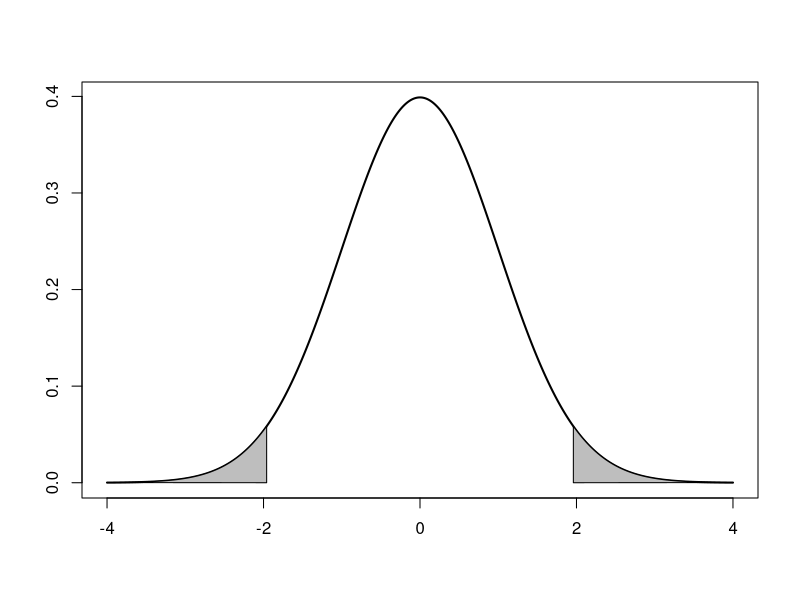
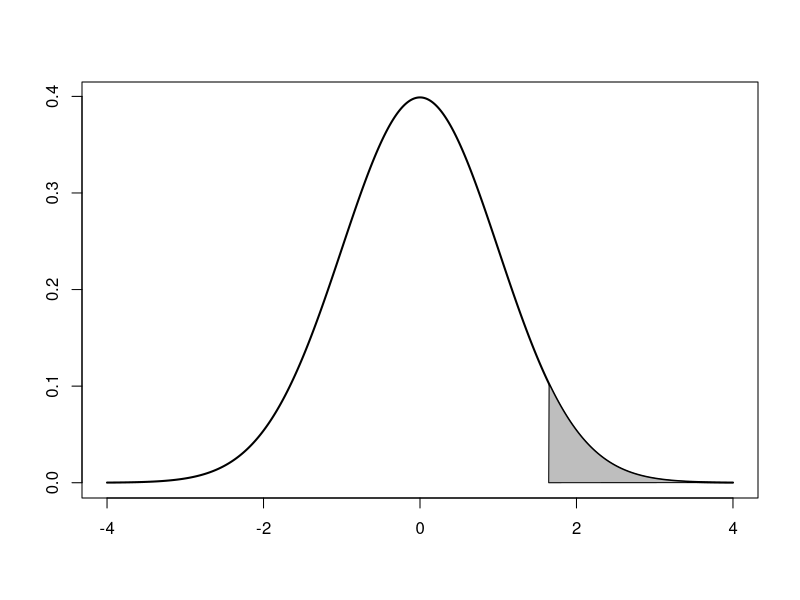
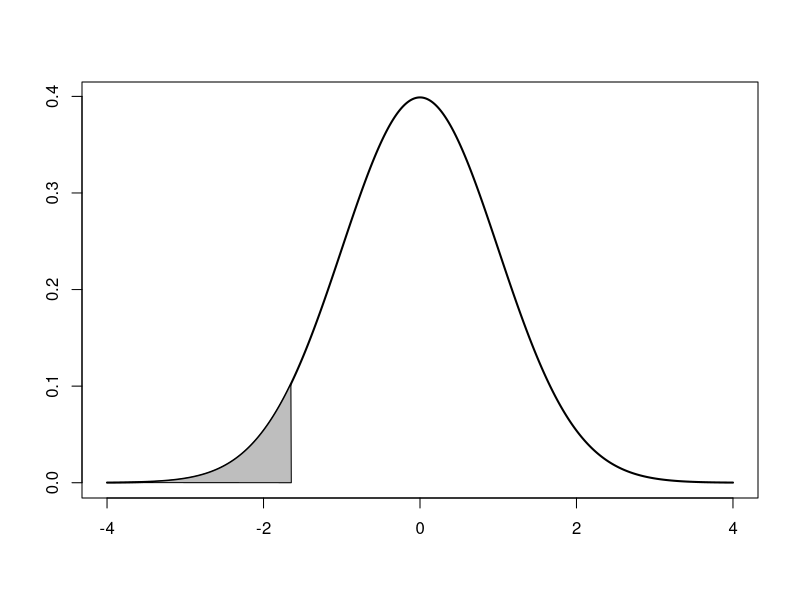
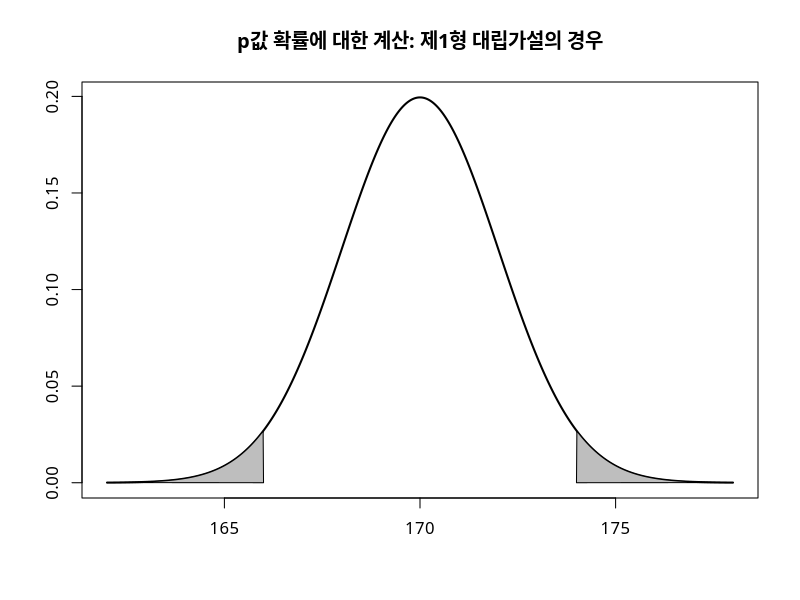
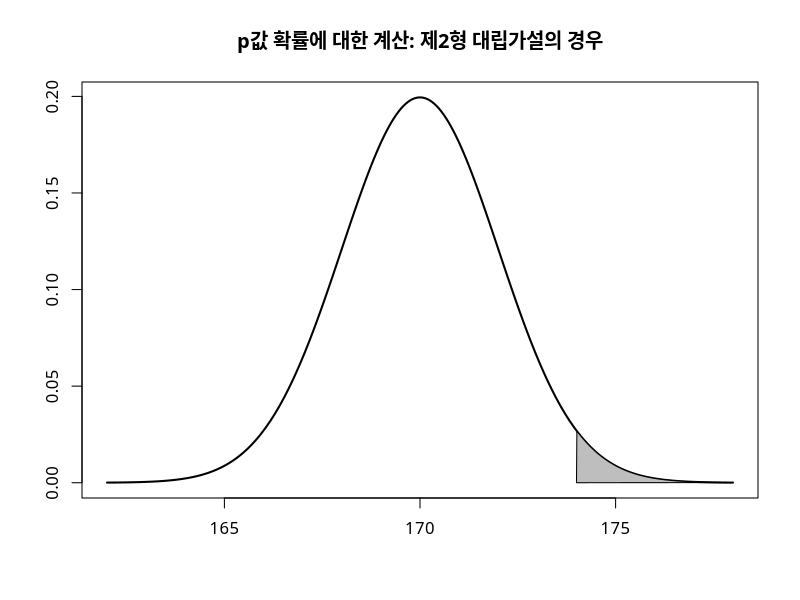
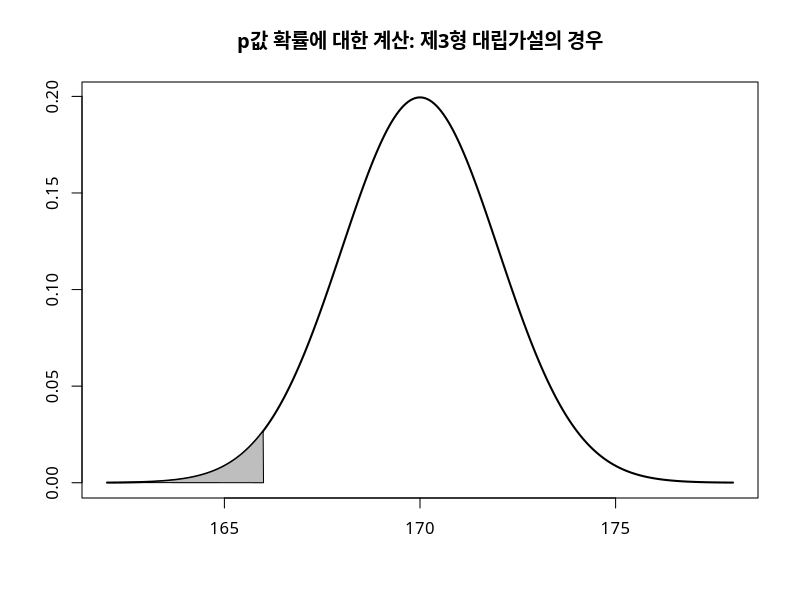

The R script that drew these images, in order:
## ---- chunk 1
x=seq(-4,4,0.01); y=dnorm(x); x1=qnorm(0.025); x2=qnorm(0.975)
plot(x, y, xlab='', type='l', ylab='', lwd=2, main='') 
polygon(c(x2,x[(x>x2)]), c(0,y[(x>x2)]), col="gray")
polygon(c(x[(x<x1)],x1), c(y[(x<x1)],0), col="gray")
## ---- chunk 2
x2=qnorm(0.95)
plot(x, y, xlab='', type='l', ylab='', lwd=2, main='') 
polygon(c(x2,x[(x>x2)]), c(0,y[(x>x2)]), col="gray")
## ---- chunk 3
x1=qnorm(0.05)
plot(x, y, xlab='', type='l', ylab='', lwd=2, main='') 
polygon(c(x[(x<x1)],x1), c(y[(x<x1)],0), col="gray")
## ---- chunk 4
qnorm(0.05, 170, 10/sqrt(25))
## ---- chunk 5
qnorm(0.05)
## ---- chunk 6
pnorm(166, 170, 10/sqrt(25))
## ---- chunk 7
par(family="AppleGothic")

x=seq(162,178,0.01); y=dnorm(x, 170, 2); x1=166; x2=174; 
plot(x, y, xlab='', type='l', ylab='', lwd=2, 
     main='p값 확률에 대한 계산: 제1형 대립가설의 경우')
polygon(c(x2,x[(x>x2)]), c(0,y[(x>x2)]), col="gray")
polygon(c(x[(x<x1)],x1), c(y[(x<x1)],0), col="gray")
## ---- chunk 8
par(family="AppleGothic")

plot(x, y, xlab='', type='l', ylab='', lwd=2, main='p값 확률에 대한 계산: 제2형 대립가설의 경우') 
polygon(c(x2,x[(x>x2)]), c(0,y[(x>x2)]), col="gray")
## ---- chunk 9
par(family="AppleGothic")

plot(x, y, xlab='', type='l', ylab='', lwd=2, main='p값 확률에 대한 계산: 제3형 대립가설의 경우') 
polygon(c(x[(x<x1)],x1), c(y[(x<x1)],0), col="gray")
## ---- chunk 10
x = c(7.35, 7.39, 7.87, 7.41, 7.42, 7.69, 7.82, 7.75, 7.32, 7.46)
t.test(x, alternative="less",mu=7.7)
## ---- chunk 11
2*(1-pnorm(160,159,sqrt(6/50)))
## ---- chunk 12
x = c(81, 72, 90, 87, 110, 102, 66, 73, 83, 84) 
y = c(78, 72, 85, 84, 101, 101, 60, 68, 80, 79) 
t.test(x, y, paired=TRUE, alternative="greater",mu = 0) # paired = TRUE, # mu = 0 이 default값
## ---- chunk 13
x = c(22.4, 32.4, 21.2, 36.8, 42.2, 16.4, 15.5, 38.8, 24.9, 26.6, 28.5, 25.0, 21.8, 26.5, 10.1, 14.1, 12.5, 14.6, 30.5, 13.0, 41.3, 40.4, 25.5, 35.8) 
y = c(15.7, 14.1, 12.3, 12.1, 14.7, 10.3, 14.3, 21.4, 15.0, 40.8, 11.5, 13.7, 16.9, 11.0, 8.7, 11.8, 8.2) 
t.test(x, y, alternative="two.sided", var.equal=TRUE, conf.level=0.99)
